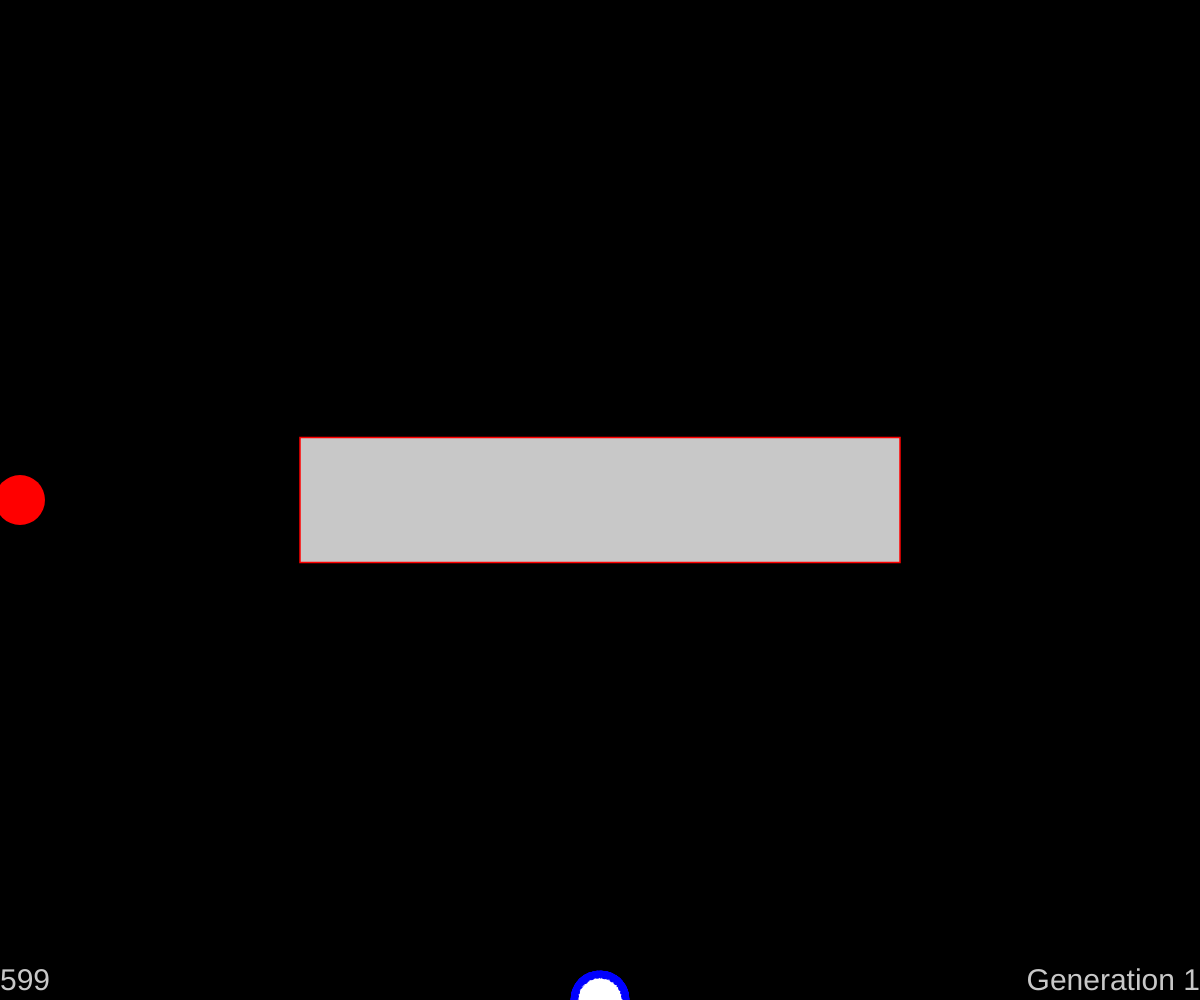
Frame 1 (no input)
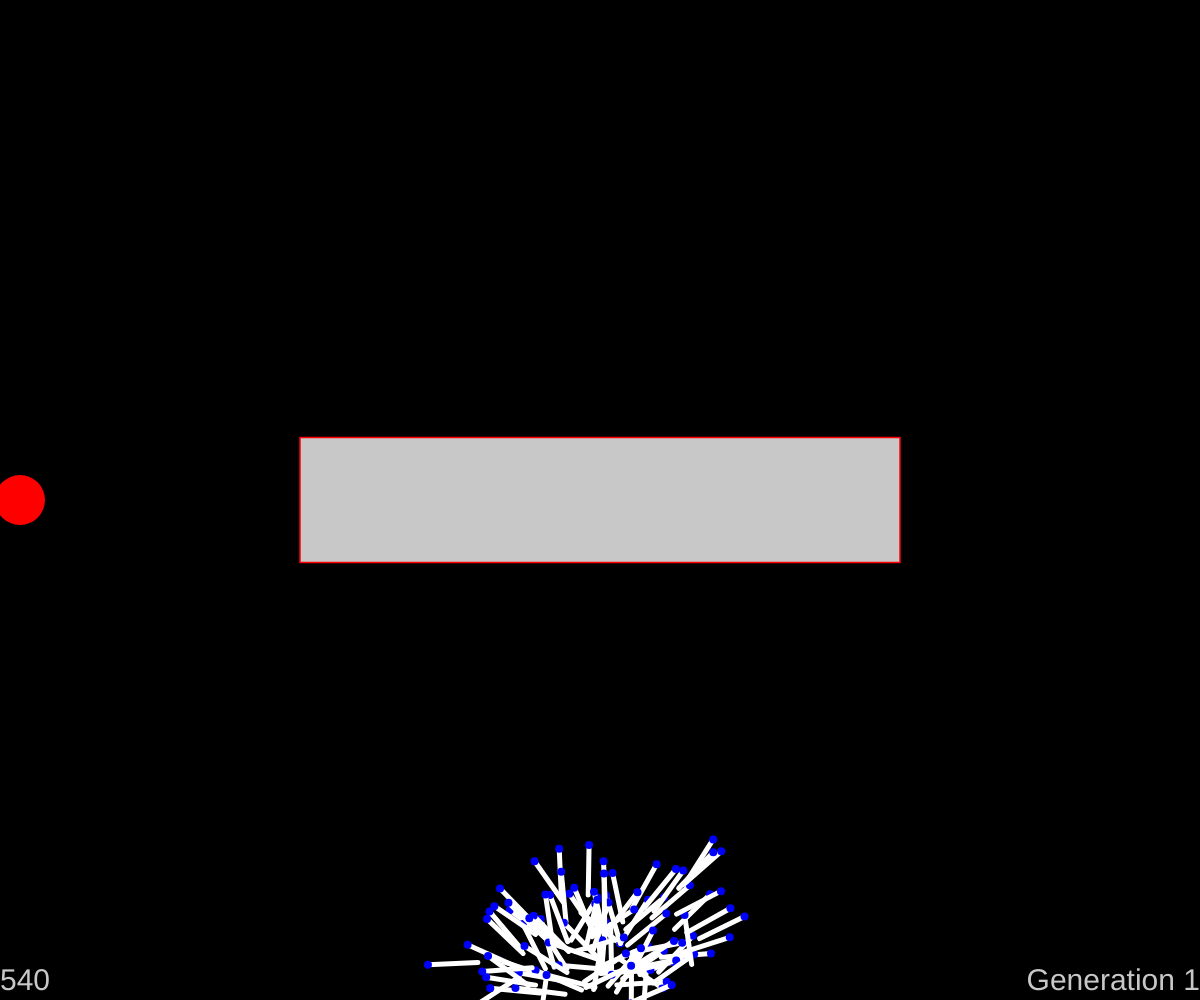
Frame 60 (no input)
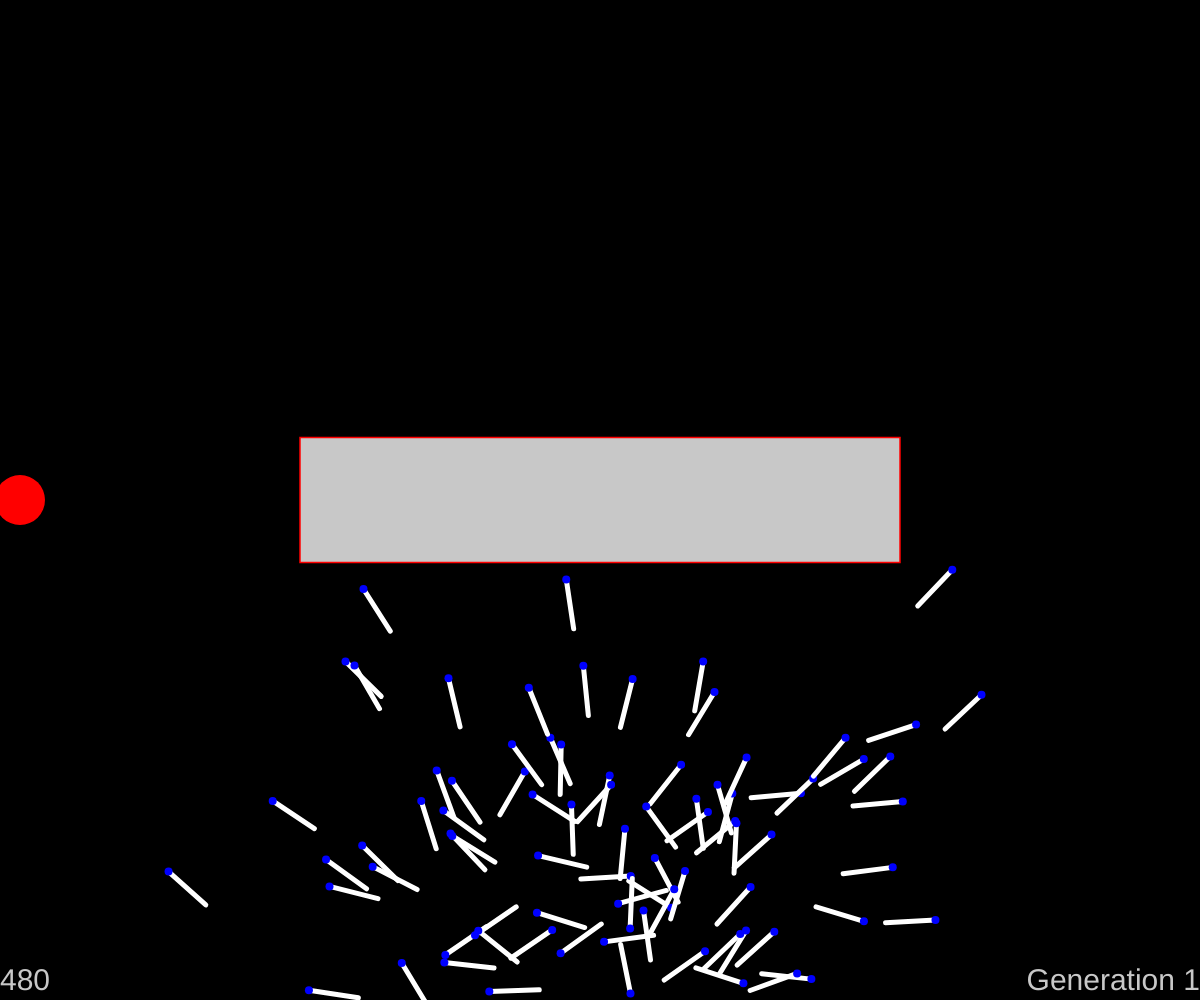
Frame 120 (the mouse pressed at the canvas centre since frame 60)

The p5.js sketch that drew these frames (run headless with seeded random() and noise() and a simulated clock; from frame 60 on, the mouse is pressed at the canvas centre):

// p5.js sketch
// ── sketch.js
var rockets = [];
var count = 0;
var generation = 1;
var lifeSpan = 600;
var target;
var barrierW;
var barrierH;
var barrierX;
var barrierY;


function setup() {
  createCanvas(windowWidth,windowHeight);
  for (var i = 0; i < 500; i++) {
    rockets[i] = new Rocket();
  }
  target = createVector(20,height/2);
  barrierW = width/2;
  barrierH = height/8;
  barrierX = width/2 - barrierW/2;
  barrierY = height/2 - barrierH/2;
}

function draw() {
  background(0);
  runGeneration();
  show();
}

function showTarget() {
  fill(255,0,0);
  noStroke();
  ellipse(target.x,target.y,50);
}

function showBarrier() {
  fill(200);
  stroke(255,0,0);
  strokeWeight(1.5);
  rect(barrierX,barrierY,barrierW,barrierH);
}

function showTimer() {
  textSize(30);
  textAlign(LEFT);
  fill(200);
  noStroke();
  text(lifeSpan - count,0,height - 10);
}

function showGenerationNumber() {
  textSize(30);
  textAlign(RIGHT);
  fill(200);
  noStroke();
  text("Generation " + generation,width,height - 10);
}

function runGeneration() {
  update();
  checkRestart();
}

function update() {
  for (var i = 0; i < rockets.length; i++) {
    rockets[i].update();
  }
}

function show() {
  showTarget();
  showBarrier();
  showTimer();
  showGenerationNumber();
  for (var i = 0; i < rockets.length; i++) {
    rockets[i].show();
  }
}

function checkRestart() {
  count++;
  var allFinished = true;
  for (var i = 0; i < rockets.length; i++) {
    if (!(rockets[i].crashed || rockets[i].success)) {
      allFinished = false;
      break;
    }
  }
  if (count == lifeSpan || allFinished) {
    reproduce();
    count = 0;
    generation++;
  }
}

function reproduce() {
  for (var i = 0; i < rockets.length; i++) {
    rockets[i].evaluateFitness();
  }
  var genePool = [];
  var totalFitness = 0;
  for (var i = 0; i < rockets.length; i++) {
    totalFitness += rockets[i].fitness;
  }
  for (var i = 0; i < rockets.length; i++) {
    var rank = rockets[i].fitness/totalFitness;
    for (var j = 0; j < round(rockets.length*rank); j++) {
      genePool.push(rockets[i].dna);
    }
  }
  for (var i = 0; i < rockets.length; i++) {
    rockets[i] = new Rocket(crossOver(random(genePool),random(genePool)));
  }
}

function crossOver(dna1,dna2) {
  var newDna = [];
  for (var i = 0; i < lifeSpan; i++) {
    if (random(1) >= 0.5) {
      newDna[i] = dna1[i];
    } else {
      newDna[i] = dna2[i];
    }
    if (random(1) < 0.01) {
      newDna[i] = p5.Vector.random2D().setMag(0.3); // mutation
    }
  }
  return newDna;
}

function keyPressed() {
  if (key == " ") { // skip generation
    while (count != 0) {
      runGeneration();
    }
  }
}

// ── rocket.js
function Rocket(dna) {
  this.pos = createVector(width/2,height);
  this.acc = createVector();
  this.vel = createVector();
  if (dna) {
    this.dna = dna;
  } else {
    this.dna = [];
    for (var i = 0; i < lifeSpan; i++) {
      this.dna[i] = p5.Vector.random2D().setMag(0.3);
    }
  }
  this.fitness;
  this.success = false;
  this.crashed = false;

  this.evaluateFitness = function() {
    this.fitness = 50*(1000 - dist(this.pos.x,this.pos.y,target.x,target.y));
    if (this.fitness <= 0) {
      this.fitness = 0.001;
    }
    if (this.success) {
      this.fitness *= 10;
    } else if (this.crashed) {
      this.fitness /= 10;
    }
  }

  this.update = function() {
    if (!this.success && !this.crashed) {
      this.acc = this.dna[count];
      this.vel.add(this.acc);
      this.pos.add(this.vel);

      if (dist(this.pos.x,this.pos.y,target.x,target.y) < 25) {
        this.success = true;
        this.pos.x = target.x;
        this.pos.y = target.y;
      }
      if (this.pos.x < 0 || this.pos.x > width || this.pos.y < 0 || this.pos.y > height) {
        this.crashed = true;
      }
      if (
        this.pos.x > barrierX &&
        this.pos.x < barrierX + barrierW &&
        this.pos.y > barrierY &&
        this.pos.y < barrierY + barrierH
      ) {
        this.crashed = true;
      }
    }
  }

  this.show = function() {
    if (!this.crashed) {
      var len = 50;
      var dir = createVector(
        cos(this.vel.heading())*len/2,
        sin(this.vel.heading())*len/2
      );
      stroke(255);
      strokeWeight(5);
      line(this.pos.x - dir.x,this.pos.y - dir.y,this.pos.x + dir.x,this.pos.y + dir.y);
      noStroke();
      fill(0,0,255);
      ellipse(this.pos.x + dir.x,this.pos.y + dir.y,8);
    }
  }
}
